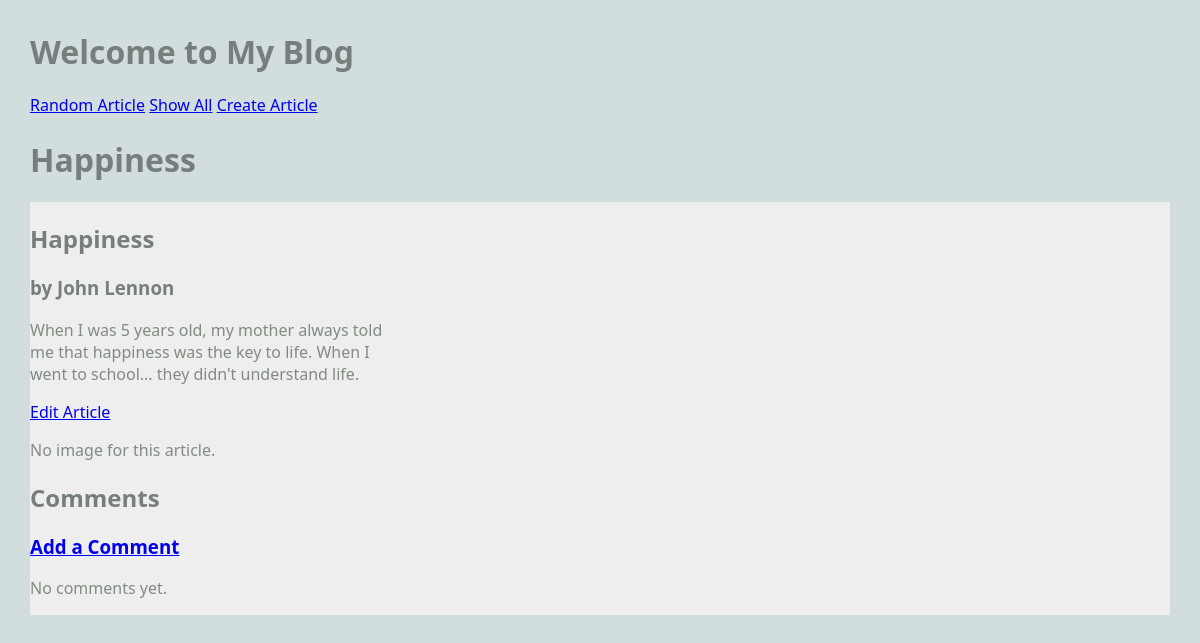
The app's page /blog/article/1, older data.
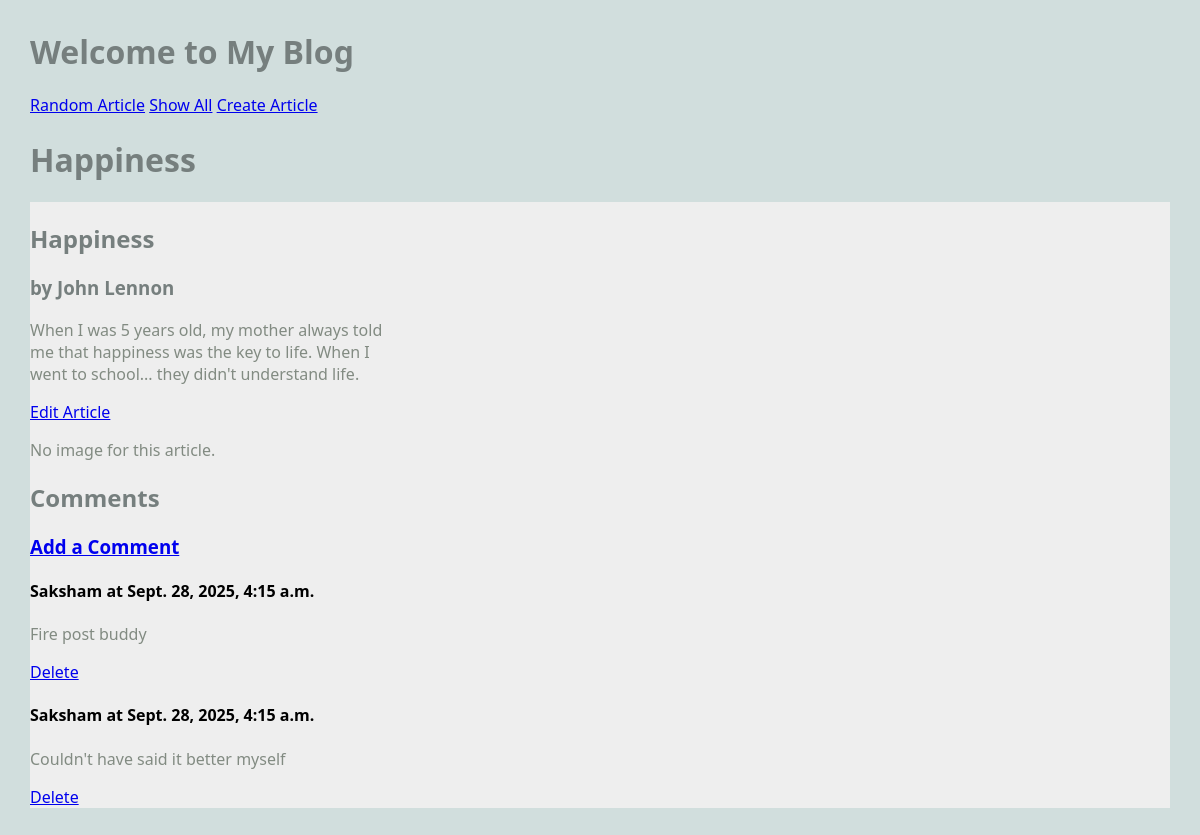
The same page, newer data.
### blog/models.py (models this page shows, shortened)
class Comment(models.Model):
    article = models.ForeignKey(Article, on_delete=models.CASCADE)
    author = models.TextField(blank=False)
    text = models.TextField(blank=False)
    published = models.DateTimeField(auto_now=True)

### blog/views.py (the view)
# urls.py: path('article/<int:pk>', ArticleView.as_view(), name="article"),
class ArticleView(DetailView):
    model = Article
    template_name = 'blog/article.html'
    context_object_name = 'article'

### blog/models.py (called while the page is built)
    def get_all_comments(self):
        return Comment.objects.filter(article=self)

### blog/templates/blog/article.html (shortened to what this page needs)
{% extends "blog/base.html" %}
{% block content %}
<h1>{{ article.title }}</h1>
<main class="grid-container">
    <div>
        <div>
            <h2>{{ article.title }}</h2>
            <h3>by {{ article.author }}</h3>
            <p> {{ article.text }}</p>
            <a href="{% url 'update_article' article.pk %}">Edit Article</a>
        </div>
         {% if article.image_file %}
            <img src="{{ article.image_file.url }}" alt="">
            {% else %}
            <p>No image for this article.</p>
        {% endif %}
            <h2>Comments</h2>
            <h3>
                <a href="{% url 'create_comment' article.pk %}">Add a Comment</a>
            </h3>
            {% for comment in article.get_all_comments %}
                <div>
                    <h4>{{ comment.author }} at {{ comment.published }}</h4>
                    <p>{{ comment.text }}</p>
                    <a href="{% url 'delete_comment' comment.pk %}">Delete</a>
                </div>
            {% empty %}
                <p>No comments yet.</p>
            {% endfor %}
            </div>
</main>
{% endblock %}

Row changes from the older to the newer data that the page shows:
added Comment: author "Saksham", published "Sept. 28, 2025, 4:15 a.m.", text "Fire post buddy"
added Comment: author "Saksham", published "Sept. 28, 2025, 4:15 a.m.", text "Couldn't have said it better myself"
Text that changed along with them:
text no longer shown: "No comments yet."
